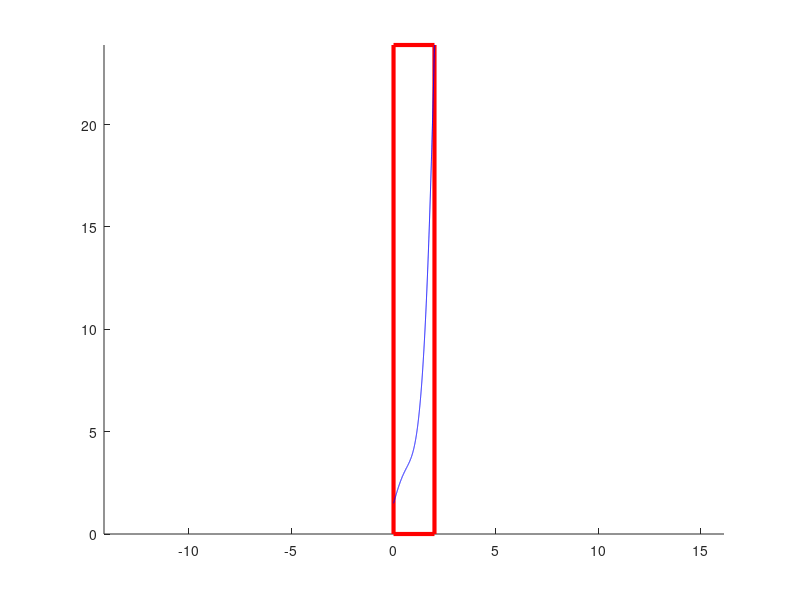

MATLAB code for this plot: (Note: this script raises an error after producing the figure.)
clear;
close all;

%f = @(x,y,z,r) abs(x).^(0.5) + abs(y).^(0.5) - r;
%f = @(x,y,z) (x.*(x-1).^2.*(x-2) + y.^2).^2 + z.^2-0.01;

sheet = 1;
for k = 2 : 2 : 10
alpha =	0.75;
exponent = 1;
xExponent = 4;
zeta = 0.5;
f = @(x,y) x.^xExponent - y.^exponent + exp(x) + 0.5 + alpha.*sin(zeta*k*pi*x);
yFun = @(x) (x.^xExponent + exp(x) + alpha.*sin(zeta*k*pi*x) + 0.5).^(1/exponent);
FBeta = @(beta,px,py,nx,ny) (((px + beta.*nx).^4)+exp(px + beta.*nx) + 0.5 + alpha*sin(zeta*k*pi*(px + beta.*nx))).^(1/exponent) - py - beta.*ny;
%FBeta = @(beta,px,py,nx,ny) yFun(px) - py;

% r = 2;
% FBeta = @(beta,px,py,nx,ny) (px + beta*nx).^2 + (py+beta*ny).^2 - r^2;
% f = @(x,y) r.^2 - x.^2 + y.^2;
% yFun = @(x) sqrt( r.^2 - x.^2);

MyDistanceFunction = @(QP, Direction) DistanceFunction([QP(1) QP(2)], FBeta, Direction, yFun);

StartPt = 0;
EndPt = 2;

j = 1;


%Segment = [3 10 100 1000]
%Segment = [100];
%Segment = [2 4 6 8 10 12 14 16 18 20 40 60 80 100 400 800 1000];
%Segment = [40 45 50 55 60]
%Segment = [2 4 6 8 10 11 12 13 14 15]
Segment = [1]

nSize = length(Segment);

for seg = 1 : nSize

nSegments = Segment(seg);
dx = (EndPt - StartPt)/(nSegments);

XPoly = StartPt:dx:EndPt;
YPoly = yFun(XPoly);
YPoly = [YPoly(2) YPoly(2)];
XCurve = StartPt:0.001:EndPt;
YCurve = yFun(XCurve);

XPoly = [XPoly EndPt StartPt XPoly(1)];
YPoly = [YPoly 0 0 YPoly(1)];

%XPoly = [XPoly StartPt XPoly(1)];
%YPoly = [YPoly 0 YPoly(1)];

XPoly = fliplr(XPoly)';
YPoly = fliplr(YPoly)';

figure;
hold on;
plot(XPoly,YPoly,'Color','red','LineWidth',3);
plot(XCurve,YCurve,'Color','blue');
axis equal tight;
hold off;


nVertices = size(XPoly,1);

hold on;

ComputeFlag = ones( nVertices-1, 1);

nStraighEdges = 3;
ComputeFlag(1:nStraighEdges) = zeros(nStraighEdges,1);

Vmax = 0;



for i = 1 : nVertices-1
x1 = XPoly(i);
x2 = XPoly(i+1);
y1 = YPoly(i);
y2 = YPoly(i+1);


%Query Pt
cx = (x2 + x1)/2;
cy = (y2 + y1)/2;
%Edge Direction
e = AW_2D.GetEdgeDirection([x1 y1],[x2,y2]);
ex = e(1);
ey = e(2);
%Normal Direction
n = AW_2D.GetEdgeNormal([x1 y1],[x2,y2]);
nx = n(1);
ny = n(2);

%scatter(x1,y1,'MarkerFaceColor','blue');
%scatter(x2,y2,'MarkerFaceColor','black');


cx1 = cx + 0.3*nx;
cy1 = cy + 0.3*ny;

lx = [cx cx1];
ly = [cy cy1];
[nx ny]'
theta = rad2deg( atan(ny/nx) )
plot(lx,ly,'Color','magenta');
    if( ~ComputeFlag(i) )
        continue;
    end
px = (XPoly(i) + XPoly(i+1))/2;
py = (YPoly(i) + YPoly(i+1))/2;

[P V] = GetMaxVelocityPt( XPoly(i), YPoly(i), XPoly(i+1), YPoly(i+1), MyDistanceFunction, [nx ny] );
px = P(1);
py = P(2);



if( Vmax < V )
    Vmax = V;
    Pmax = P;
    Nx = nx;
    Ny = ny;
end

[d,p] = MyDistanceFunction([px py], [nx ny]);

%scatter(px,py);
lx = [px p(1)];
ly = [py p(2)];

%plot(lx,ly,'Color','magenta');

end
Vmax
px = Pmax(1);
py = Pmax(2);
[d,p] = MyDistanceFunction([px py], [Nx Ny]);
lx = [px p(1)];
ly = [py p(2)];

%plot(lx,ly,'Color','black');

kStr = int2str(k);
kStr = strcat({'k = '}, kStr);
title(kStr);


%ComputeFlag = zeros( nVertices-1, 1);

polynomialDegree = 0;
nSamplingPts = 15;
nPt = AW_2D.GetNumberOfPoints_2D( polynomialDegree );
hx = (EndPt - StartPt)/(nSamplingPts+1);
XTestPts = StartPt+hx:hx:EndPt-hx;
minY = 0;
maxY = max(YCurve);
hy = (maxY - minY)/(nSamplingPts+1);
YTestPts = minY + hy : hy : maxY - hy;

[XTestPts, YTestPts] = meshgrid(XTestPts,YTestPts); 



fVal = f(XTestPts,YTestPts);
[m, n] = size( XTestPts);
X= reshape(XTestPts,[m*n,1]);
Y = reshape(YTestPts,[m*n,1]);
fVal = reshape(fVal,[m*n,1]);

PassPtsX = X(fVal >0);
PassPtsY = Y(fVal >0);

[Index] = inpolygon( PassPtsX, PassPtsY, XPoly, YPoly);

PassPtsX = PassPtsX(Index);
PassPtsY = PassPtsY(Index);

r = randperm(size(PassPtsX,1));

PassPtsX = PassPtsX(r(1:nPt));
PassPtsY = PassPtsY(r(1:nPt));

scatter(PassPtsX, PassPtsY);
hold off;

IntegrationPoints_XY = [PassPtsX PassPtsY];

Adaptive = true;

%axis equal tight;
%ComputeFlag = zeros( nVertices-1, 1);
A = AW_2D([XPoly YPoly], MyDistanceFunction, 20, Adaptive, yFun );
W = A.GetAdaptiveWeights( IntegrationPoints_XY, polynomialDegree, ComputeFlag );
Area_AW = sum(W)
Area_Analytical = EndPt.^(xExponent+1) / (xExponent+1) + (exp(EndPt) - exp(StartPt)) + (-alpha.*cos(zeta*k*pi*EndPt)/(zeta*k*pi) + alpha.*cos(zeta*k*pi*StartPt)/(zeta*k*pi)) + 0.5*(EndPt - StartPt);
Error(j) = 100*abs(Area_AW - Area_Analytical)/Area_Analytical;
Velocity_max(j) = Vmax;
j = j + 1;
end

figure;
loglog(Velocity_max,Error);
Table = [Segment' Velocity_max' Error']

kStr = int2str(k);
%FName = strcat('NonCovex_K_',kStr);
%FName = strcat(FName,'.xls');
%FName = 'NonConvex_Final_ArbitraryPolygon.xls';
FName = 'NonConvex_Final_StepPolygon.xls';
%xlswrite('Quadrant_New_First_Order.xls', Table);
xlswrite(FName, Table, sheet);
sheet = sheet + 1;
end